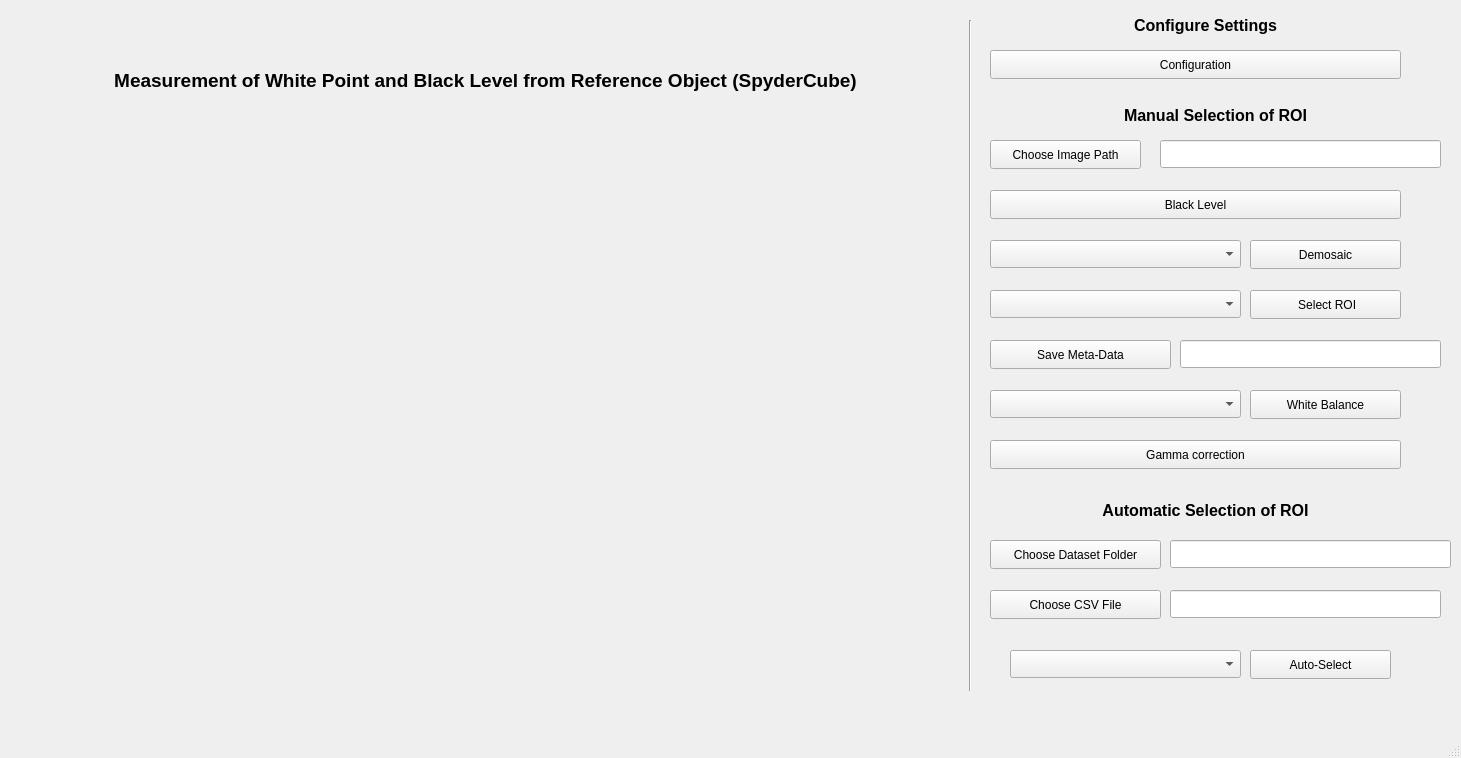
<?xml version="1.0" encoding="UTF-8"?>
<ui version="4.0">
 <class>MainWindow</class>
 <widget class="QMainWindow" name="MainWindow">
  <property name="geometry">
   <rect>
    <x>0</x>
    <y>0</y>
    <width>1461</width>
    <height>758</height>
   </rect>
  </property>
  <property name="windowTitle">
   <string>MainWindow</string>
  </property>
  <widget class="QWidget" name="centralwidget">
   <widget class="QLabel" name="label_pic">
    <property name="geometry">
     <rect>
      <x>40</x>
      <y>170</y>
      <width>881</width>
      <height>531</height>
     </rect>
    </property>
    <property name="text">
     <string/>
    </property>
   </widget>
   <widget class="QPushButton" name="pushButton">
    <property name="geometry">
     <rect>
      <x>990</x>
      <y>140</y>
      <width>151</width>
      <height>29</height>
     </rect>
    </property>
    <property name="text">
     <string>Choose Image Path</string>
    </property>
   </widget>
   <widget class="QPushButton" name="pushButton_Black_Level">
    <property name="geometry">
     <rect>
      <x>990</x>
      <y>190</y>
      <width>411</width>
      <height>29</height>
     </rect>
    </property>
    <property name="text">
     <string>Black Level</string>
    </property>
   </widget>
   <widget class="QPushButton" name="pushButton_Demosiac">
    <property name="geometry">
     <rect>
      <x>1250</x>
      <y>240</y>
      <width>151</width>
      <height>29</height>
     </rect>
    </property>
    <property name="text">
     <string>Demosaic</string>
    </property>
   </widget>
   <widget class="QComboBox" name="comboBox">
    <property name="geometry">
     <rect>
      <x>990</x>
      <y>240</y>
      <width>251</width>
      <height>28</height>
     </rect>
    </property>
   </widget>
   <widget class="QPushButton" name="pushButton_2">
    <property name="geometry">
     <rect>
      <x>1250</x>
      <y>290</y>
      <width>151</width>
      <height>29</height>
     </rect>
    </property>
    <property name="text">
     <string> Select ROI</string>
    </property>
   </widget>
   <widget class="QComboBox" name="comboBox_2">
    <property name="geometry">
     <rect>
      <x>990</x>
      <y>290</y>
      <width>251</width>
      <height>28</height>
     </rect>
    </property>
   </widget>
   <widget class="QPushButton" name="pushButton_3">
    <property name="geometry">
     <rect>
      <x>990</x>
      <y>340</y>
      <width>181</width>
      <height>29</height>
     </rect>
    </property>
    <property name="text">
     <string>Save Meta-Data</string>
    </property>
   </widget>
   <widget class="Line" name="line">
    <property name="geometry">
     <rect>
      <x>960</x>
      <y>20</y>
      <width>21</width>
      <height>671</height>
     </rect>
    </property>
    <property name="styleSheet">
     <string notr="true">border-color: rgb(170, 0, 0);
color: rgb(170, 0, 0);</string>
    </property>
    <property name="orientation">
     <enum>Qt::Vertical</enum>
    </property>
   </widget>
   <widget class="QPushButton" name="pushButton_4">
    <property name="geometry">
     <rect>
      <x>1250</x>
      <y>390</y>
      <width>151</width>
      <height>29</height>
     </rect>
    </property>
    <property name="text">
     <string>White Balance</string>
    </property>
   </widget>
   <widget class="QPushButton" name="pushButton_5">
    <property name="geometry">
     <rect>
      <x>990</x>
      <y>440</y>
      <width>411</width>
      <height>29</height>
     </rect>
    </property>
    <property name="text">
     <string>Gamma correction</string>
    </property>
   </widget>
   <widget class="QComboBox" name="comboBox_3">
    <property name="geometry">
     <rect>
      <x>990</x>
      <y>390</y>
      <width>251</width>
      <height>28</height>
     </rect>
    </property>
   </widget>
   <widget class="QLabel" name="label_2">
    <property name="geometry">
     <rect>
      <x>1020</x>
      <y>490</y>
      <width>371</width>
      <height>41</height>
     </rect>
    </property>
    <property name="font">
     <font>
      <pointsize>12</pointsize>
      <bold>true</bold>
     </font>
    </property>
    <property name="text">
     <string>Automatic Selection of ROI</string>
    </property>
    <property name="alignment">
     <set>Qt::AlignCenter</set>
    </property>
   </widget>
   <widget class="QPushButton" name="pushButton_6">
    <property name="geometry">
     <rect>
      <x>990</x>
      <y>540</y>
      <width>171</width>
      <height>29</height>
     </rect>
    </property>
    <property name="text">
     <string>Choose Dataset Folder</string>
    </property>
   </widget>
   <widget class="QPushButton" name="pushButton_7">
    <property name="geometry">
     <rect>
      <x>1250</x>
      <y>650</y>
      <width>141</width>
      <height>29</height>
     </rect>
    </property>
    <property name="text">
     <string>Auto-Select</string>
    </property>
   </widget>
   <widget class="QPushButton" name="pushButton_8">
    <property name="geometry">
     <rect>
      <x>990</x>
      <y>50</y>
      <width>411</width>
      <height>29</height>
     </rect>
    </property>
    <property name="text">
     <string>Configuration</string>
    </property>
   </widget>
   <widget class="QLabel" name="label_5">
    <property name="geometry">
     <rect>
      <x>1020</x>
      <y>0</y>
      <width>371</width>
      <height>51</height>
     </rect>
    </property>
    <property name="font">
     <font>
      <pointsize>12</pointsize>
      <bold>true</bold>
     </font>
    </property>
    <property name="text">
     <string>Configure Settings</string>
    </property>
    <property name="alignment">
     <set>Qt::AlignCenter</set>
    </property>
   </widget>
   <widget class="QLabel" name="label_6">
    <property name="geometry">
     <rect>
      <x>40</x>
      <y>30</y>
      <width>891</width>
      <height>101</height>
     </rect>
    </property>
    <property name="font">
     <font>
      <family>Segoe UI</family>
      <pointsize>14</pointsize>
      <bold>true</bold>
     </font>
    </property>
    <property name="text">
     <string>Measurement of White Point and Black Level from Reference Object (SpyderCube)</string>
    </property>
    <property name="alignment">
     <set>Qt::AlignCenter</set>
    </property>
   </widget>
   <widget class="QComboBox" name="comboBox_4">
    <property name="geometry">
     <rect>
      <x>1010</x>
      <y>650</y>
      <width>231</width>
      <height>28</height>
     </rect>
    </property>
   </widget>
   <widget class="QLineEdit" name="csv_filepath">
    <property name="geometry">
     <rect>
      <x>1180</x>
      <y>340</y>
      <width>261</width>
      <height>28</height>
     </rect>
    </property>
   </widget>
   <widget class="QLineEdit" name="image_path">
    <property name="geometry">
     <rect>
      <x>1160</x>
      <y>140</y>
      <width>281</width>
      <height>28</height>
     </rect>
    </property>
   </widget>
   <widget class="QLineEdit" name="Autofolder_path">
    <property name="geometry">
     <rect>
      <x>1170</x>
      <y>540</y>
      <width>281</width>
      <height>28</height>
     </rect>
    </property>
   </widget>
   <widget class="QPushButton" name="pushButton_9">
    <property name="geometry">
     <rect>
      <x>990</x>
      <y>590</y>
      <width>171</width>
      <height>29</height>
     </rect>
    </property>
    <property name="text">
     <string>Choose CSV File</string>
    </property>
   </widget>
   <widget class="QLineEdit" name="Autocsv_path">
    <property name="geometry">
     <rect>
      <x>1170</x>
      <y>590</y>
      <width>271</width>
      <height>28</height>
     </rect>
    </property>
   </widget>
   <widget class="QLabel" name="label_3">
    <property name="geometry">
     <rect>
      <x>1030</x>
      <y>100</y>
      <width>371</width>
      <height>31</height>
     </rect>
    </property>
    <property name="font">
     <font>
      <pointsize>12</pointsize>
      <bold>true</bold>
     </font>
    </property>
    <property name="lineWidth">
     <number>6</number>
    </property>
    <property name="text">
     <string>Manual Selection of ROI</string>
    </property>
    <property name="alignment">
     <set>Qt::AlignCenter</set>
    </property>
   </widget>
  </widget>
  <widget class="QMenuBar" name="menubar">
   <property name="geometry">
    <rect>
     <x>0</x>
     <y>0</y>
     <width>1461</width>
     <height>25</height>
    </rect>
   </property>
  </widget>
  <widget class="QStatusBar" name="statusbar"/>
 </widget>
 <resources/>
 <connections/>
</ui>
